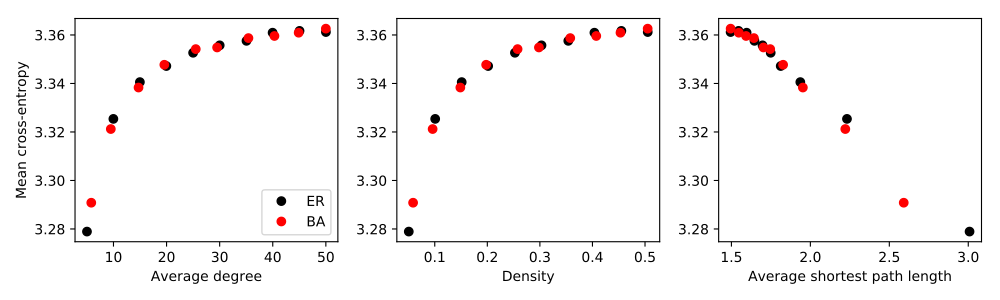

This figure's Python source:
import pandas as pd
import numpy as np
import matplotlib.pyplot as plt

data_ER = pd.read_csv("../processing/hx_ER.csv")
data_BA = pd.read_csv("../processing/hx_BA.csv")

fig = plt.figure(figsize=(10,3))

plt.subplot(1,3,1)
plt.plot(data_ER["average_degree"],data_ER["hx_avg"],'ko',label="ER")
plt.plot(data_BA["average_degree"],data_BA["hx_avg"],'ro',label="BA")
plt.legend()
plt.xlabel("Average degree")
plt.ylabel("Mean cross-entropy")

plt.subplot(1,3,2)
plt.plot(data_ER["density"],data_ER["hx_avg"],'ko')
plt.plot(data_BA["density"],data_BA["hx_avg"],'ro')
plt.xlabel("Density")

plt.subplot(1,3,3)
plt.plot(data_ER["ASPL"],data_ER["hx_avg"],'ko')
plt.plot(data_BA["ASPL"],data_BA["hx_avg"],'ro')
plt.xlabel("Average shortest path length")

plt.tight_layout()
plt.show()
